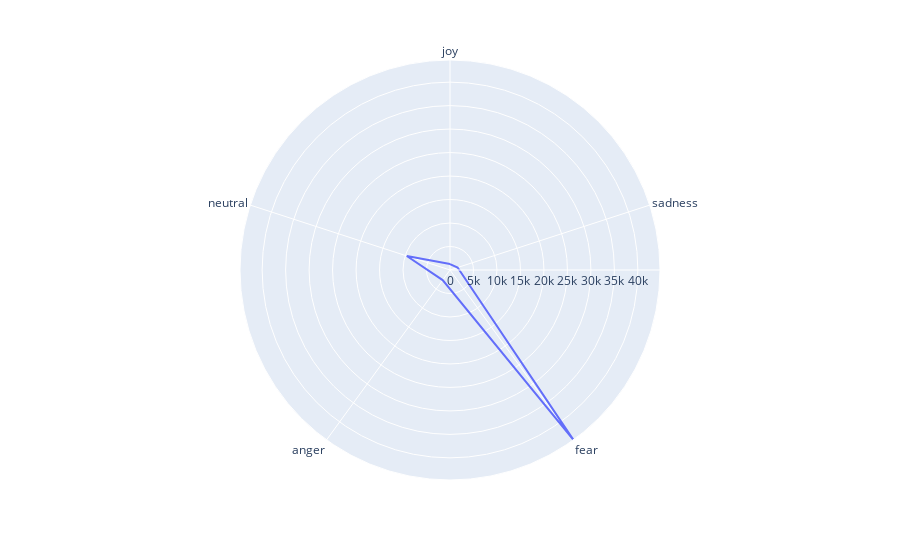

Notebook source saved alongside this figure:
### Code cell
#radar_chart(final, 'muffins')
#radar_chart(final, 'Saysora')
radar_chart(final, 'circus')

### Figure 1 — Plotly figure (JSON) as saved in the notebook; plotly's stock layout.template omitted (floating-point values rounded to 4 significant figures)
{"data": [{"hovertemplate": "r=%{r}<br>theta=%{theta}<extra></extra>", "legendgroup": "", "line": {"color": "#636efa", "dash": "solid"}, "mode": "lines", "name": "", "r": [1270, 1704, 44714, 2661, 9673, 1270], "showlegend": false, "subplot": "polar", "theta": ["joy", "sadness", "fear", "anger", "neutral", "joy"], "type": "scatterpolar"}], "layout": {"legend": {"tracegroupgap": 0}, "margin": {"t": 60}, "polar": {"angularaxis": {"direction": "clockwise", "rotation": 90}, "domain": {"x": [0, 1], "y": [0, 1]}}}}
